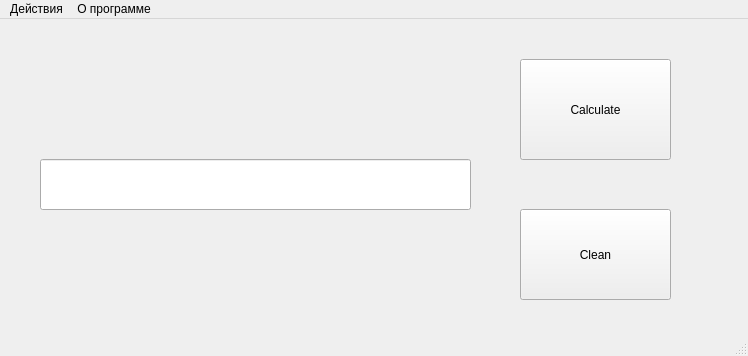
<?xml version="1.0" encoding="UTF-8"?>
<ui version="4.0">
 <class>MainWindow</class>
 <widget class="QMainWindow" name="MainWindow">
  <property name="geometry">
   <rect>
    <x>0</x>
    <y>0</y>
    <width>748</width>
    <height>356</height>
   </rect>
  </property>
  <property name="windowTitle">
   <string>MainWindow</string>
  </property>
  <widget class="QWidget" name="centralwidget">
   <widget class="QLineEdit" name="lineEdit">
    <property name="geometry">
     <rect>
      <x>40</x>
      <y>140</y>
      <width>431</width>
      <height>51</height>
     </rect>
    </property>
   </widget>
   <widget class="QPushButton" name="pushButton">
    <property name="geometry">
     <rect>
      <x>520</x>
      <y>40</y>
      <width>151</width>
      <height>101</height>
     </rect>
    </property>
    <property name="text">
     <string>Calculate</string>
    </property>
   </widget>
   <widget class="QPushButton" name="pushButton_2">
    <property name="geometry">
     <rect>
      <x>520</x>
      <y>190</y>
      <width>151</width>
      <height>91</height>
     </rect>
    </property>
    <property name="text">
     <string>Clean</string>
    </property>
   </widget>
  </widget>
  <widget class="QMenuBar" name="menubar">
   <property name="geometry">
    <rect>
     <x>0</x>
     <y>0</y>
     <width>748</width>
     <height>22</height>
    </rect>
   </property>
   <widget class="QMenu" name="menu">
    <property name="title">
     <string>Действия</string>
    </property>
    <addaction name="separator"/>
    <addaction name="separator"/>
    <addaction name="actionCalculate"/>
    <addaction name="actionClean"/>
    <addaction name="actionQuit"/>
   </widget>
   <widget class="QMenu" name="menu_2">
    <property name="title">
     <string>О программе</string>
    </property>
    <addaction name="action"/>
   </widget>
   <addaction name="menu"/>
   <addaction name="menu_2"/>
  </widget>
  <widget class="QStatusBar" name="statusbar"/>
  <action name="actionCalculate">
   <property name="text">
    <string>Calculate</string>
   </property>
  </action>
  <action name="actionClean">
   <property name="text">
    <string>Clean</string>
   </property>
  </action>
  <action name="action">
   <property name="text">
    <string>Автор</string>
   </property>
  </action>
  <action name="actionQuit">
   <property name="text">
    <string>Quit</string>
   </property>
  </action>
 </widget>
 <resources/>
 <connections/>
</ui>
